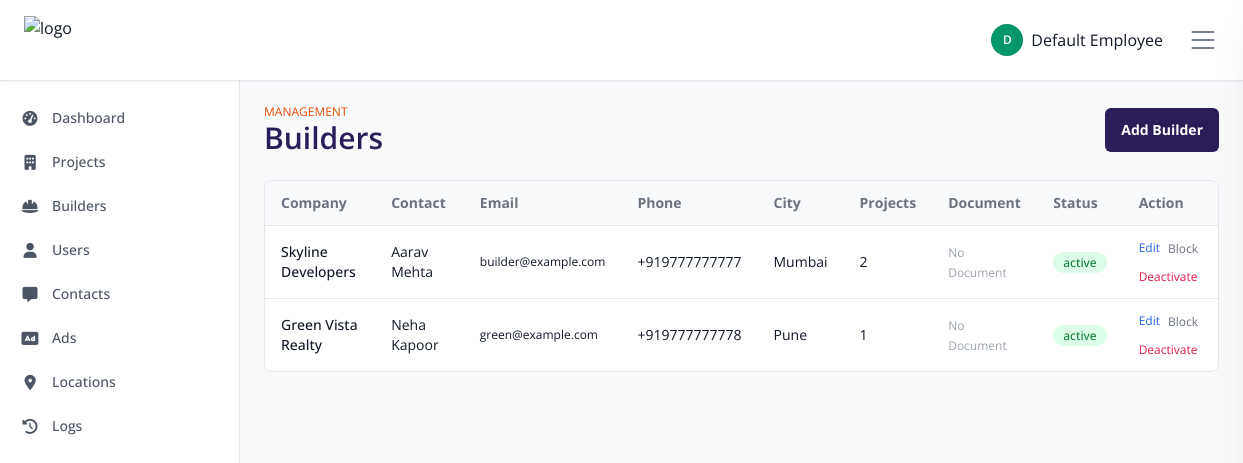
Screenshot of /employee/builders.php (signed in) with the database file from the repository.
### tables this page shows
CREATE TABLE builders (

    id BIGINT UNSIGNED AUTO_INCREMENT PRIMARY KEY,

    uuid CHAR(36) NOT NULL UNIQUE,

    company_name VARCHAR(255) NOT NULL,

    company_slug VARCHAR(255) NOT NULL UNIQUE,

    builder_name VARCHAR(150) NOT NULL,

    email VARCHAR(150) NOT NULL UNIQUE,

    phone VARCHAR(20) NOT NULL UNIQUE,

    alternate_phone VARCHAR(20) DEFAULT NULL,

    whatsapp_number VARCHAR(20) DEFAULT NULL,

    password VARCHAR(255) NOT NULL,

    company_logo VARCHAR(255) DEFAULT NULL,

    company_banner VARCHAR(255) DEFAULT NULL,

    document VARCHAR(255) DEFAULT NULL,

    established_year YEAR DEFAULT NULL,

    rera_number VARCHAR(100) DEFAULT NULL,

    gst_number VARCHAR(100) DEFAULT NULL,

    website VARCHAR(255) DEFAULT NULL,

    company_description LONGTEXT DEFAULT NULL,

    address TEXT DEFAULT NULL,

    city VARCHAR(100) DEFAULT NULL,

    state VARCHAR(100) DEFAULT NULL,

    country VARCHAR(100) DEFAULT 'India',

    pincode VARCHAR(20) DEFAULT NULL,

    latitude DECIMAL(10,8) DEFAULT NULL,

    longitude DECIMAL(11,8) DEFAULT NULL,

    auth_token TEXT DEFAULT NULL,

    remember_token VARCHAR(255) DEFAULT NULL,

    reset_token VARCHAR(255) DEFAULT NULL,

    reset_token_expiry DATETIME DEFAULT NULL,

    last_login_at DATETIME DEFAULT NULL,

    last_login_ip VARCHAR(100) DEFAULT NULL,

    email_verified_at TIMESTAMP NULL DEFAULT NULL,

    is_verified TINYINT(1) DEFAULT 0,

    total_projects INT DEFAULT 0,

    total_leads INT DEFAULT 0,

    total_visits INT DEFAULT 0,

    status ENUM(
        'pending',
        'active',
        'inactive',
        'blocked'
    ) DEFAULT 'pending',

    created_by_employee BIGINT UNSIGNED DEFAULT NULL,

    approved_by_admin BIGINT UNSIGNED DEFAULT NULL,

    approved_at DATETIME DEFAULT NULL,

    created_at TIMESTAMP DEFAULT CURRENT_TIMESTAMP,

    updated_at TIMESTAMP DEFAULT CURRENT_TIMESTAMP
    ON UPDATE CURRENT_TIMESTAMP,

    deleted_at TIMESTAMP NULL DEFAULT NULL,

    FOREIGN KEY (created_by_employee)
    REFERENCES employees(id)
    ON DELETE SET NULL,

    FOREIGN KEY (approved_by_admin)
    REFERENCES admins(id)
    ON DELETE SET NULL,

    INDEX idx_builder_company(company_name),
    INDEX idx_builder_established_year(established_year),
    INDEX idx_builder_city(city),
    INDEX idx_builder_status(status)

);

### config/database.php (called while the page is built, shortened)
<?php
function e($string)
{
    return htmlspecialchars(
        $string,
        ENT_QUOTES,
        'UTF-8'
    );
}

### includes/app_helpers.php (called while the page is built, shortened)
<?php
require_once __DIR__ . '/db_connect.php';
function tableCount($table, $where = '1=1', $params = [])
{
    global $pdo;
    $stmt = $pdo->prepare("SELECT COUNT(*) AS total FROM {$table} WHERE {$where}");
    $stmt->execute($params);
    $row = $stmt->fetch();
    return (int)($row['total'] ?? 0);
}

### employee/builders.php (the view, shortened to what this page needs)
<?php
require_once __DIR__ . '/../includes/app_helpers.php';
$builders = $pdo->query("SELECT * FROM builders ORDER BY created_at DESC")->fetchAll();
require_once __DIR__ . '/includes/header.php';
?>
<section class="min-h-screen bg-gray-50 p-6 mt-20">
    <div class="max-w-[1400px] mx-auto">
        <div class="flex items-center justify-between">
            <div>
                <p class="text-xs uppercase text-accent">Management</p>
                <h1 class="text-3xl font-semibold text-primary">Builders</h1>
            </div>
            <button onclick="document.getElementById('addModal').classList.remove('hidden')" class="rounded-md bg-primary px-4 py-3 text-sm font-bold text-white">Add Builder</button>
        </div>
        <div class="mt-6 rounded-lg border border-gray-200 bg-white overflow-hidden">
            <table class="w-full text-left text-sm">
                <thead class="bg-gray-50 text-gray-500">
                    <tr>
                        <th class="px-4 py-3">Company</th>
                        <th class="px-4 py-3">Contact</th>
                        <th class="px-4 py-3">Email</th>
                        <th class="px-4 py-3">Phone</th>
                        <th class="px-4 py-3">City</th>
                        <th class="px-4 py-3">Projects</th>
                        <th class="px-4 py-3">Document</th>
                        <th class="px-4 py-3">Status</th>
                        <th class="px-4 py-3">Action</th>
                    </tr>
                </thead>
                <tbody>
                    <?php foreach ($builders as $b): $projCount = tableCount('projects', "builder_id = ? AND deleted_at IS NULL", [$b['id']]); ?>
                        <tr class="border-t">
                            <td class="px-4 py-3 font-medium"><?php echo e($b['company_name']); ?></td>
                            <td class="px-4 py-3"><?php echo e($b['builder_name']); ?></td>
                            <td class="px-4 py-3 text-xs"><?php echo e($b['email']); ?></td>
                            <td class="px-4 py-3"><?php echo e($b['phone']); ?></td>
                            <td class="px-4 py-3"><?php echo e($b['city'] ?: '-'); ?></td>
                            <td class="px-4 py-3"><?php echo $projCount; ?></td>
                            <td class="px-4 py-3 max-w-[120px]">
                                <?php if ($b['document']): ?>
                                    <a href="<?php echo BASE_URL . 'assets/documents/' . e($b['document']); ?>" target="_blank" class="text-accent hover:underline text-xs font-medium">View PDF</a>
                                <?php else: ?>
                                    <span class="text-gray-400 text-xs">No Document</span>
                                <?php endif; ?>
                            </td>
                            <td class="px-4 py-3">
                                <span class="rounded-full px-2.5 py-0.5 text-xs font-medium
                                    <?php echo $b['status'] === 'active' ? 'bg-green-100 text-green-700' : ($b['status'] === 'pending' ? 'bg-amber-100 text-amber-700' : 'bg-gray-100 text-gray-500'); ?>">
                                    <?php echo e($b['status']); ?>
                                </span>
                            </td>
                            <td class="px-4 py-3">
                                <div class="flex gap-2 flex-wrap items-center">
                                    <button type="button" onclick="openEditBld(this)"
                                        data-id="<?php echo (int)$b['id']; ?>"
                                        data-company="<?php echo e($b['company_name']); ?>"
                                        data-name="<?php echo e($b['builder_name']); ?>"
                                        data-email="<?php echo e($b['email']); ?>"
                                        data-phone="<?php echo e($b['phone']); ?>"
                                        data-city="<?php echo e($b['city']); ?>"
                                        data-state="<?php echo e($b['state']); ?>"
                                        data-document="<?php echo e($b['document']); ?>"
                                        class="text-blue-600 hover:underline text-xs">Edit</button>
                                    <form method="post">
                                        <button name="action" value="toggle_status" class="text-xs <?php echo $b['status'] === 'active' ? 'text-gray-500' : 'text-green-600'; ?> hover:underline">
                                            <?php echo $b['status'] === 'active' ? 'Block' : 'Activate'; ?>
                                        </button>
                                    </form>
                                    <form method="post" onsubmit="return confirm('Deactivate this builder?')">
                                        <button name="action" value="delete_builder" class="text-rose-600 hover:underline text-xs">Deactivate</button>
                                    </form>
                                </div>
                            </td>
                        </tr>
                    <?php endforeach; ?>
                </tbody>
            </table>
        </div>
    </div>
</section>
<?php require_once __DIR__ . '/includes/footer.php'; ?>

### assets/css/style.css (style rules this page uses)
* { scroll-behavior: smooth; }

### rows the page displays
builders: company_name "Skyline Developers", builder_name "Aarav Mehta", email "builder@example.com", phone "+919777777777", city "Mumbai", projCount "2", shows "No Document", status "active", shows "Block"
builders: company_name "Green Vista Realty", builder_name "Neha Kapoor", email "green@example.com", phone "+919777777778", city "Pune", projCount "1", shows "No Document", status "active", shows "Block"

### other values shown
substr($_SESSION['employee_name'] ?? 'E', 0, 1) "D"
$_SESSION['employee_name'] "Default Employee"
$link['label'] "Dashboard"
$link['label'] "Projects"
$link['label'] "Builders"
$link['label'] "Users"
$link['label'] "Contacts"
$link['label'] "Ads"
$link['label'] "Locations"
$link['label'] "Logs"
